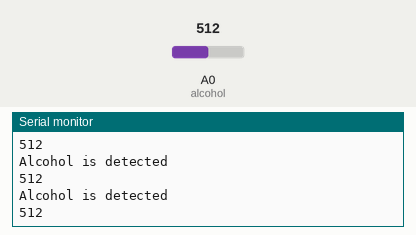
A sketch run on a simulated ESP8266 (NodeMCU). Parts: the last lines printed to the serial monitor. The inputs (shaded band) are chosen by the test bench; at power-on: A0 (alcohol) = 512. WiFi joins after 1.5 s; servers stay silent unless stated.

Above: at 2.7 s.
2.8 s: A0 (alcohol) set to 40
At 3.21 s:
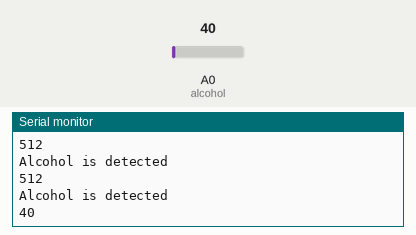
5.1 s: A0 (alcohol) set to 60
At 5.31 s:
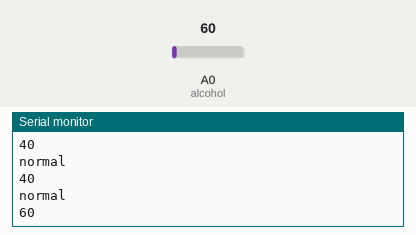
Timing chart, 0 to 8.1 s (numbered marks = the images above; inputs shaded):
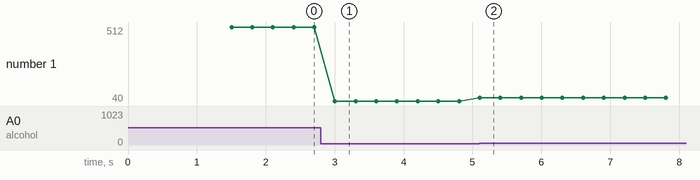

Measured:
- after the input at 2.8 s, the serial monitor: prints a new line after 0.20 s (image 1)
- after the input at 5.1 s, the serial monitor: prints a new line at once (image 2)
- plotted number 1: 512 → 40 after the input at 2.8 s, 40 → 60 after the input at 5.1 s

The sketch:

alcohol.ino
```cpp
#include<ESP8266WiFi.h>
#include<ThingSpeak.h>
int channel=2130376;
char* apikey="D16O6115IUCG1N22";
char* ssid="POCO X4";
char* password="12345678";
WiFiClient Client;
int alcohol=A0;
int threshold=50;
void setup() {
  pinMode(alcohol,INPUT);
  Serial.begin(9600);
  WiFi.mode(WIFI_STA);
  WiFi.begin(ssid,password);
  while(WiFi.status()!=WL_CONNECTED){
    Serial.print(".");
    delay(500);
    }
    Serial.println("wifi connected");
    ThingSpeak.begin(Client);
}
void loop() {
  int m= analogRead(alcohol);
  Serial.println(m);
  ThingSpeak.setField(1,m);
  int status=ThingSpeak.writeFields(channel,apikey);
  if(m>threshold){
    Serial.println("Alcohol is detected");
  }
  else{
    Serial.println("normal");
  }

}
```
